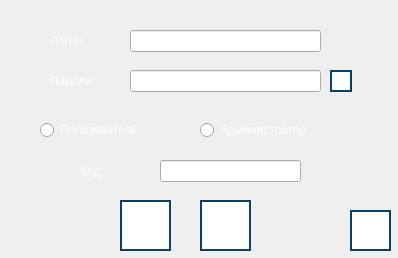
<?xml version="1.0" encoding="UTF-8"?>
<ui version="4.0">
 <class>AuthorizationWindow</class>
 <widget class="QDialog" name="AuthorizationWindow">
  <property name="geometry">
   <rect>
    <x>0</x>
    <y>0</y>
    <width>398</width>
    <height>258</height>
   </rect>
  </property>
  <property name="windowTitle">
   <string>Авторизация - RayTracing</string>
  </property>
  <widget class="QLabel" name="label_code_admin">
   <property name="geometry">
    <rect>
     <x>80</x>
     <y>160</y>
     <width>71</width>
     <height>21</height>
    </rect>
   </property>
   <property name="font">
    <font>
     <pointsize>9</pointsize>
    </font>
   </property>
   <property name="styleSheet">
    <string notr="true">color: rgb(255, 255, 255);
</string>
   </property>
   <property name="text">
    <string>Код:</string>
   </property>
  </widget>
  <widget class="QLineEdit" name="text_code_admin">
   <property name="geometry">
    <rect>
     <x>160</x>
     <y>160</y>
     <width>141</width>
     <height>22</height>
    </rect>
   </property>
   <property name="font">
    <font>
     <pointsize>8</pointsize>
    </font>
   </property>
  </widget>
  <widget class="QPushButton" name="button_entry">
   <property name="geometry">
    <rect>
     <x>120</x>
     <y>200</y>
     <width>51</width>
     <height>51</height>
    </rect>
   </property>
   <property name="font">
    <font>
     <pointsize>10</pointsize>
    </font>
   </property>
   <property name="toolTip">
    <string>Авторизоваться</string>
   </property>
   <property name="styleSheet">
    <string notr="true">QPushButton {
    background-color: rgb(255, 255, 255);
    border: 2px solid #094065;
}

QPushButton:pressed {
    background-color:  rgb(118, 118, 118);
}
</string>
   </property>
   <property name="text">
    <string/>
   </property>
   <property name="icon">
    <iconset>
     <normaloff>images/entry-button.png</normaloff>images/entry-button.png</iconset>
   </property>
   <property name="iconSize">
    <size>
     <width>36</width>
     <height>36</height>
    </size>
   </property>
  </widget>
  <widget class="QLabel" name="label_login_user">
   <property name="geometry">
    <rect>
     <x>50</x>
     <y>30</y>
     <width>71</width>
     <height>21</height>
    </rect>
   </property>
   <property name="font">
    <font>
     <pointsize>9</pointsize>
    </font>
   </property>
   <property name="styleSheet">
    <string notr="true">color: rgb(255, 255, 255);
</string>
   </property>
   <property name="text">
    <string>Логин:</string>
   </property>
  </widget>
  <widget class="QLineEdit" name="text_login_user">
   <property name="geometry">
    <rect>
     <x>130</x>
     <y>30</y>
     <width>191</width>
     <height>22</height>
    </rect>
   </property>
   <property name="font">
    <font>
     <pointsize>8</pointsize>
    </font>
   </property>
  </widget>
  <widget class="QLabel" name="label_password_user">
   <property name="geometry">
    <rect>
     <x>50</x>
     <y>70</y>
     <width>71</width>
     <height>21</height>
    </rect>
   </property>
   <property name="font">
    <font>
     <pointsize>9</pointsize>
    </font>
   </property>
   <property name="styleSheet">
    <string notr="true">color: rgb(255, 255, 255);
</string>
   </property>
   <property name="text">
    <string>Пароль:</string>
   </property>
  </widget>
  <widget class="QLineEdit" name="text_password_user">
   <property name="geometry">
    <rect>
     <x>130</x>
     <y>70</y>
     <width>191</width>
     <height>22</height>
    </rect>
   </property>
   <property name="font">
    <font>
     <pointsize>8</pointsize>
    </font>
   </property>
  </widget>
  <widget class="QRadioButton" name="radioButton_user">
   <property name="geometry">
    <rect>
     <x>40</x>
     <y>120</y>
     <width>141</width>
     <height>20</height>
    </rect>
   </property>
   <property name="font">
    <font>
     <pointsize>9</pointsize>
    </font>
   </property>
   <property name="styleSheet">
    <string notr="true">color: rgb(255, 255, 255);
</string>
   </property>
   <property name="text">
    <string>Пользователь</string>
   </property>
  </widget>
  <widget class="QRadioButton" name="radioButton_admin">
   <property name="geometry">
    <rect>
     <x>200</x>
     <y>120</y>
     <width>151</width>
     <height>20</height>
    </rect>
   </property>
   <property name="font">
    <font>
     <pointsize>9</pointsize>
    </font>
   </property>
   <property name="styleSheet">
    <string notr="true">color: rgb(255, 255, 255);
</string>
   </property>
   <property name="text">
    <string>Администратор</string>
   </property>
  </widget>
  <widget class="QPushButton" name="button_exit">
   <property name="geometry">
    <rect>
     <x>200</x>
     <y>200</y>
     <width>51</width>
     <height>51</height>
    </rect>
   </property>
   <property name="toolTip">
    <string>Выйти из программы</string>
   </property>
   <property name="styleSheet">
    <string notr="true">QPushButton {
    background-color: rgb(255, 255, 255);
    border: 2px solid #094065;
}

QPushButton:pressed {
    background-color:  rgb(118, 118, 118);
}
</string>
   </property>
   <property name="text">
    <string/>
   </property>
   <property name="icon">
    <iconset>
     <normaloff>images/exit-button.png</normaloff>images/exit-button.png</iconset>
   </property>
   <property name="iconSize">
    <size>
     <width>36</width>
     <height>36</height>
    </size>
   </property>
  </widget>
  <widget class="QPushButton" name="button_help">
   <property name="geometry">
    <rect>
     <x>350</x>
     <y>210</y>
     <width>41</width>
     <height>41</height>
    </rect>
   </property>
   <property name="toolTip">
    <string>Получить справку</string>
   </property>
   <property name="styleSheet">
    <string notr="true">QPushButton {
    background-color: rgb(255, 255, 255);
    border: 2px solid #094065;
}

QPushButton:pressed {
    background-color:  rgb(118, 118, 118);
}
</string>
   </property>
   <property name="text">
    <string/>
   </property>
   <property name="icon">
    <iconset>
     <normaloff>images/help-button.png</normaloff>images/help-button.png</iconset>
   </property>
   <property name="iconSize">
    <size>
     <width>36</width>
     <height>36</height>
    </size>
   </property>
  </widget>
  <widget class="QPushButton" name="button_show_password">
   <property name="geometry">
    <rect>
     <x>330</x>
     <y>70</y>
     <width>22</width>
     <height>22</height>
    </rect>
   </property>
   <property name="toolTip">
    <string>Показать пароль</string>
   </property>
   <property name="styleSheet">
    <string notr="true">QPushButton {
    background-color: rgb(255, 255, 255);
    border: 2px solid #094065;
}

QPushButton:pressed {
    background-color:  rgb(118, 118, 118);
}
</string>
   </property>
   <property name="text">
    <string/>
   </property>
   <property name="icon">
    <iconset>
     <normaloff>images/show-password-button.png</normaloff>images/show-password-button.png</iconset>
   </property>
   <property name="iconSize">
    <size>
     <width>18</width>
     <height>18</height>
    </size>
   </property>
  </widget>
 </widget>
 <resources/>
 <connections/>
</ui>
